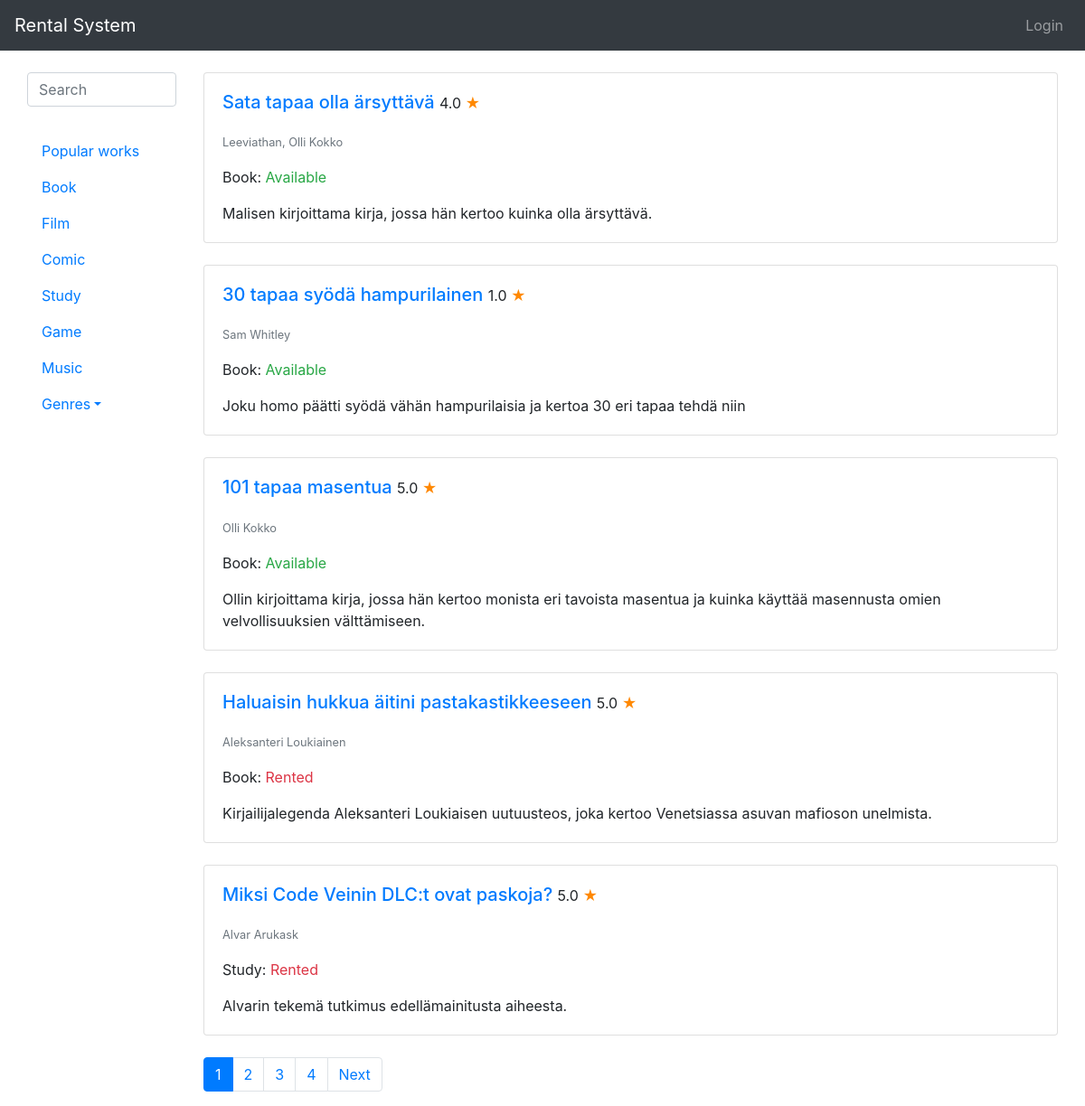
The page / on the database its author committed.
### rental_system/models.py (models this page shows, shortened)
class Type(models.Model):
    type = models.CharField(max_length=200)
    def __str__(self):
        return self.type

class Work(models.Model):
    creators = models.ManyToManyField(Creator)
    type = models.ForeignKey(Type, on_delete=models.CASCADE)
    genres = models.ManyToManyField(Genre)
    publishers = models.ManyToManyField(Publisher, null=True, blank=True)
    title = models.CharField(max_length=200)
    desc = models.TextField(max_length=500)
    trailer = models.URLField(blank=True)
    pub_date = models.IntegerField(
        default=2020,
        validators=[
            MaxValueValidator(datetime.date.today().year),
            MinValueValidator(1800)
        ]
    )
    def available(self):
        rented = RentedWork.objects.filter(rented_work_id = self.id, returned=False).order_by('-rent_date').first()
        if rented:
            return False
        else:
            return True
    def rating(self):
        rating = Rating.objects.filter(work_id = self.id, visible = True).aggregate(Avg('rating'))
        if not rating['rating__avg']:
            rating = 0
        else:
            rating = round(rating['rating__avg'], 1)
        return rating

class Creator(models.Model):
    first_name = models.CharField(max_length=200, null=True)
    last_name = models.CharField(max_length=200, null=True)
    display_name = models.CharField(max_length=200, default="Display name")
    use_display_name = models.BooleanField(default=False)
    def __str__(self):
        if (self.use_display_name == True):
            return self.display_name
        else:
            return self.first_name + " " + self.last_name

### rental_system/views.py (the view)
# urls.py: path('', views.index, name='index'),
def index(request):
    works = Work.objects.order_by('-pub_date').all()
    types = Type.objects.all()
    genres = Genre.objects.all()
    if not request.GET.get('search'):
        paginator = Paginator(works, 5)
        page_number = request.GET.get('page')
        page_obj = paginator.get_page(page_number)
    else:
        page_obj = works
    context = {'works': page_obj, 'types': types, 'genres': genres}
    query = ""
    if request.GET.get('search'):
        query = request.GET['search']
        context['query'] = str(query)
    posts = sorted(search(query), key=attrgetter('title'), reverse=True)
    context['posts'] = posts
    return render(request, 'rental_system/index.html', context)

### rental_system/models.py (called while the page is built)
    def __str__(self):
        return self.genre

### rental_system/views.py (called while the page is built)
def search(query=None):
    queryset = []
    queries = query.split(" ") #
    for search in queries:
        obj = Work.objects.filter(Q(title__iexact=search) | Q(desc__iexact=search))
        for post in obj:
            queryset.append(post)
    return list(set(queryset))

### rental_system/templates/rental_system/index.html (shortened to what this page needs)
{% extends 'base.html' %}
{% block content %}
{% load static %}
<link rel="stylesheet" href="{% static 'mobile.css' %}">
<div class="container-fluid">
    <div class="row">
        {% if types %}
        <div class="col-lg-2 col-12">
            <nav id="sidebar">
                <div class="searchbar">
                    <form name="searchform" method="GET">
                        <input type="text" class="form-control" name="search" id="search" placeholder="Search"
                            minlength="3" autocomplete="off" required>
                    </form>
                </div>
                <br>
                <div class="pc">
                    <ul class="nav flex-column">
                        <li class="nav-item">
                            <a class="nav-link" href="{% url 'popular' %}">Popular works</a>
                        </li>
                        {% for type in types %}
                        <li class="nav-item">
                            <a href="?search={{ type }}" class="nav-link">{{ type }}</a>
                        </li>
                        {% endfor %}
                        <li class="nav-item dropdown">
                            <a class="nav-link dropdown-toggle" data-toggle="dropdown" href="#" role="button"
                                aria-haspopup="true" aria-expanded="false">Genres</a>
                        </li>
                    </ul>
                </div>
            </nav>
        </div>
        {% endif %}
        {% if works %}
        <div class="col-lg-10 col-12">
            {% if not query %}
            {% for work in works %}
            <div class="card">
                <div class="card-body">
                    <h5 class="card-title">
                    <a href="work/{{ work.id }}">
                        {{ work.title }}
                    </a>
                    {% if work.rating %}
                    <small><span>{{ work.rating }} <label style="color:#f80;">&#9733;</label></span></small>
                    {% else %}
                    <small><span>No rating</span></small>
                    {% endif %}
                    </h5>
                    <p class="card-text"><small class="text-muted">{{ work.creators.all|join:", " }}</small></p>
                    <p class="card-text">{{ work.type.type }}:
                    {% if work.available %}
                    <span class="text-success">Available</span>
                    {% else %}
                    <span class="text-danger">Rented</span>
                    {% endif %}
                    </p>
                    <p class="card-text">{{ work.desc }}</p>
                </div>
            </div>
            <br>
            {% endfor %}
            {% endif %}
            <nav aria-label="Page navigation example">
                <ul class="pagination">
                    {% for i in works.paginator.page_range %}
                    {% if works.number == i %}
                    <li class="page-item active"><a class="page-link" href="?page={{ i }}">{{ i }}</a></li>
                    {% else %}
                    <li class="page-item"><a class="page-link" href="?page={{ i }}">{{ i }}</a></li>
                    {% endif %}
                    {% endfor %}
                    {% if works.has_next %}
                    <li class="page-item"><a class="page-link" href="?page={{ works.next_page_number }}">Next</a></li>
                    {% endif %}
                </ul>
            </nav>
        </div>
    </div>
    {% else %}
    <p>No works are available.</p>
    {% endif %}
</div>
{% endblock %}

### rental_system/static/mobile.css (style rules this page uses)
@media (min-width:801px) { form [type='text'], form [type='password'] { display: block; margin-bottom: 3%; } }

### rows shown on the page
Type: type "Book"
Type: type "Film"
Type: type "Comic"
Type: type "Study"
Type: type "Game"
Type: type "Music"
Work: title "Sata tapaa olla ärsyttävä", rating "4.0", creators.all "Leeviathan, Olli Kokko", type.type "Book", shows "Available", desc "Malisen kirjoittama kirja, jossa hän kertoo kuinka olla ärsyttävä."
Work: title "30 tapaa syödä hampurilainen", rating "1.0", creators.all "Sam Whitley", type.type "Book", shows "Available", desc "Joku homo päätti syödä vähän hampurilaisia ja kertoa 30 eri tapaa tehdä niin"
Work: title "101 tapaa masentua", rating "5.0", creators.all "Olli Kokko", type.type "Book", shows "Available", desc "Ollin kirjoittama kirja, jossa hän kertoo monista eri tavoista masentua ja kuinka käyttää masennusta omien velvollisuuksien välttämiseen."
Work: title "Haluaisin hukkua äitini pastakastikkeeseen", rating "5.0", creators.all "Aleksanteri Loukiainen", type.type "Book", shows "Rented", desc "Kirjailijalegenda Aleksanteri Loukiaisen uutuusteos, joka kertoo Venetsiassa asuvan mafioson unelmista."
Work: title "Miksi Code Veinin DLC:t ovat paskoja?", rating "5.0", creators.all "Alvar Arukask", type.type "Study", shows "Rented", desc "Alvarin tekemä tutkimus edellämainitusta aiheesta."

### other values the page prints
{{ i }} "1"
{{ i }} "2" "3" "4"
